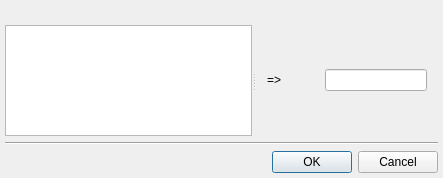
<?xml version="1.0" encoding="UTF-8"?>
<ui version="4.0">
 <class>MergeContactsDialog</class>
 <widget class="QDialog" name="MergeContactsDialog">
  <property name="geometry">
   <rect>
    <x>0</x>
    <y>0</y>
    <width>443</width>
    <height>178</height>
   </rect>
  </property>
  <property name="windowTitle">
   <string>Merging contacts</string>
  </property>
  <layout class="QVBoxLayout" name="verticalLayout_2">
   <property name="margin">
    <number>5</number>
   </property>
   <item>
    <widget class="QLabel" name="lblNotice">
     <property name="textFormat">
      <enum>Qt::RichText</enum>
     </property>
     <property name="alignment">
      <set>Qt::AlignCenter</set>
     </property>
    </widget>
   </item>
   <item>
    <widget class="QSplitter" name="sprSplitter">
     <property name="sizePolicy">
      <sizepolicy hsizetype="Expanding" vsizetype="Expanding">
       <horstretch>0</horstretch>
       <verstretch>0</verstretch>
      </sizepolicy>
     </property>
     <property name="orientation">
      <enum>Qt::Horizontal</enum>
     </property>
     <widget class="QListWidget" name="ltwContacts"/>
     <widget class="QWidget" name="layoutWidget">
      <layout class="QVBoxLayout" name="verticalLayout">
       <item>
        <spacer name="verticalSpacer">
         <property name="orientation">
          <enum>Qt::Vertical</enum>
         </property>
         <property name="sizeHint" stdset="0">
          <size>
           <width>20</width>
           <height>40</height>
          </size>
         </property>
        </spacer>
       </item>
       <item>
        <layout class="QHBoxLayout" name="horizontalLayout">
         <item>
          <widget class="QLabel" name="lblMerge">
           <property name="text">
            <string notr="true">=&gt;</string>
           </property>
          </widget>
         </item>
         <item>
          <widget class="QLabel" name="lblAvatar">
           <property name="sizePolicy">
            <sizepolicy hsizetype="Fixed" vsizetype="Fixed">
             <horstretch>0</horstretch>
             <verstretch>0</verstretch>
            </sizepolicy>
           </property>
           <property name="minimumSize">
            <size>
             <width>32</width>
             <height>32</height>
            </size>
           </property>
          </widget>
         </item>
         <item>
          <widget class="QLineEdit" name="lneName"/>
         </item>
        </layout>
       </item>
       <item>
        <spacer name="verticalSpacer_2">
         <property name="orientation">
          <enum>Qt::Vertical</enum>
         </property>
         <property name="sizeHint" stdset="0">
          <size>
           <width>20</width>
           <height>40</height>
          </size>
         </property>
        </spacer>
       </item>
      </layout>
     </widget>
    </widget>
   </item>
   <item>
    <widget class="Line" name="line">
     <property name="orientation">
      <enum>Qt::Horizontal</enum>
     </property>
    </widget>
   </item>
   <item>
    <widget class="QDialogButtonBox" name="dbbButtons">
     <property name="standardButtons">
      <set>QDialogButtonBox::Cancel|QDialogButtonBox::Ok</set>
     </property>
    </widget>
   </item>
  </layout>
 </widget>
 <layoutdefault spacing="6" margin="11"/>
 <resources/>
 <connections/>
</ui>
